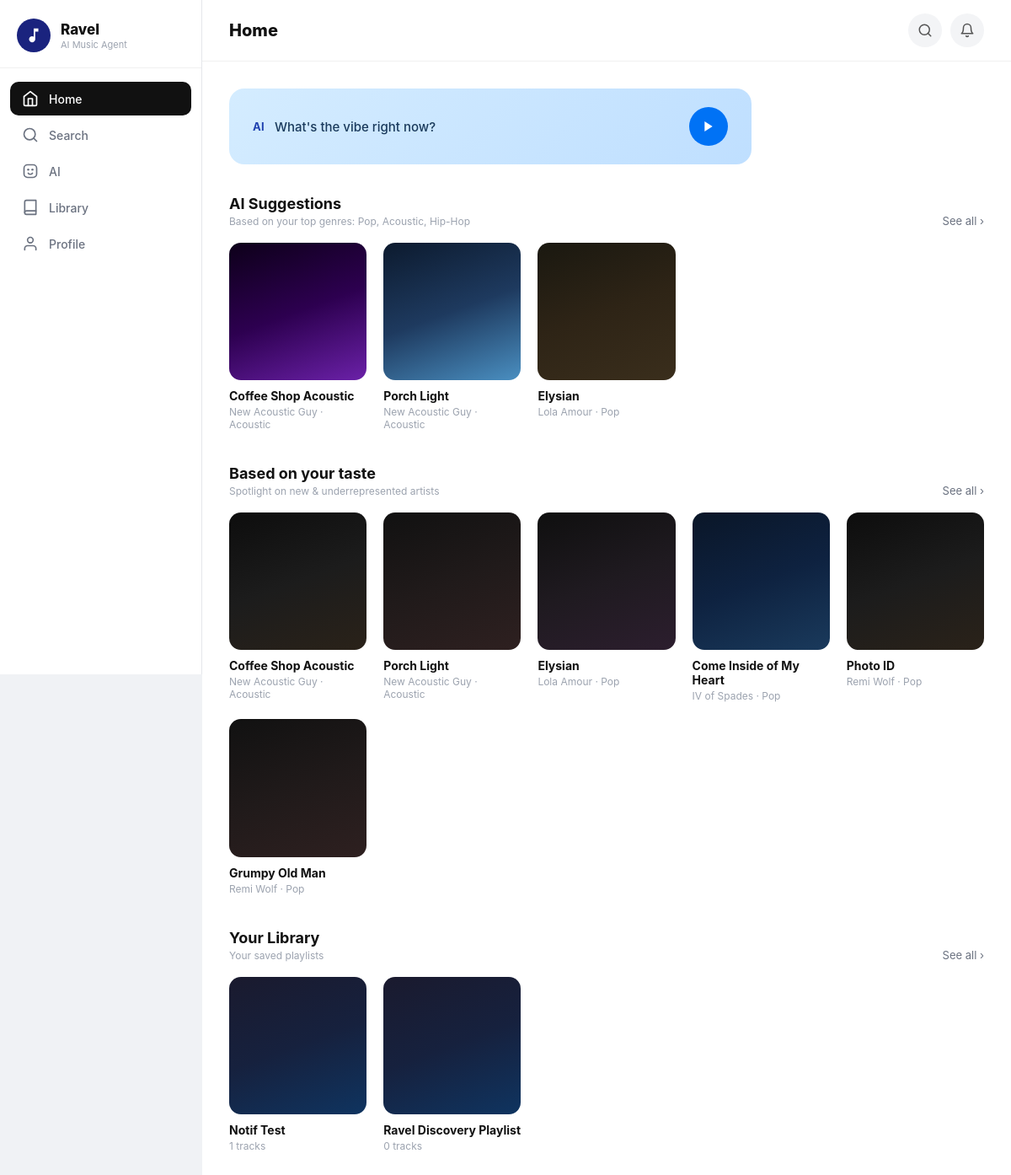
The page /dashboard (signed in) on the database its author committed.
### tables this page shows
CREATE TABLE Track (
        TrackID INTEGER PRIMARY KEY AUTOINCREMENT,
        ArtistID INTEGER,
        Title TEXT NOT NULL,
        Genre TEXT,
        PlayCount INTEGER,
        FOREIGN KEY (ArtistID) REFERENCES Artist(ArtistID)
    );

CREATE TABLE Artist (
        ArtistID INTEGER PRIMARY KEY AUTOINCREMENT,
        Name TEXT NOT NULL,
        StreamCount INTEGER,
        IsUnderrepresented BOOLEAN
    );

CREATE TABLE Playlist (
        PlaylistID INTEGER PRIMARY KEY AUTOINCREMENT,
        UserID INTEGER,
        GeneratedTitle TEXT,
        DateCreated DATETIME DEFAULT CURRENT_TIMESTAMP,
        FOREIGN KEY (UserID) REFERENCES User(UserID)
    );

### app.py (the view, shortened to what this page needs)
@app.route('/dashboard')
def dashboard():
    if 'user_id' not in session:
        return redirect(url_for('login'))
    user_id = session['user_id']
    conn = get_db_connection()
    playlists_data = conn.execute('SELECT * FROM Playlist WHERE UserID = ? ORDER BY DateCreated DESC',
                                  (user_id,)).fetchall()
    saved_playlists = []
    player_saved_playlists = []
    for p in playlists_data:
        tracks = conn.execute('''
            SELECT Track.TrackID, Track.Title, Artist.Name as ArtistName, Track.Genre
            FROM Contains
            JOIN Track ON Contains.TrackID = Track.TrackID
            JOIN Artist ON Track.ArtistID = Artist.ArtistID
            WHERE Contains.PlaylistID = ?
        ''', (p['PlaylistID'],)).fetchall()
        saved_playlists.append({
            "id": p['PlaylistID'],
            "title": p['GeneratedTitle'],
            "date": p['DateCreated'],
            "tracks": tracks
        })
        player_saved_playlists.append({
            "id": p['PlaylistID'],
            "title": p['GeneratedTitle'],
            "tracks": [
                {
                    "id": track['TrackID'],
                    "title": track['Title'],
                    "artist": track['ArtistName'],
                    "genre": track['Genre']
                }
                for track in tracks
            ]
        })
    top_genres_rows = conn.execute('''
        SELECT Genre, COUNT(*) as cnt FROM ListenHistory
        WHERE UserID = ? AND Genre != ''
        GROUP BY Genre ORDER BY cnt DESC LIMIT 3
    ''', (user_id,)).fetchall()
    top_genre_names = [g['Genre'] for g in top_genres_rows]
    recommendations = []
    if top_genre_names:
        placeholders = ','.join('?' * len(top_genre_names))
        recommendations = conn.execute(f'''
            SELECT Track.TrackID, Track.Title, Artist.Name as ArtistName, Track.Genre
            FROM Track JOIN Artist ON Track.ArtistID = Artist.ArtistID
            WHERE Artist.IsUnderrepresented = 1 AND Track.Genre IN ({placeholders})
            ORDER BY Artist.StreamCount ASC LIMIT 6
        ''', top_genre_names).fetchall()
    notifications = build_user_notifications(conn, user_id)
    conn.close()
    recs = [{'id': r['TrackID'], 'title': r['Title'], 'artist': r['ArtistName'], 'genre': r['Genre']}
            for r in recommendations]
    return render_template('dashboard.html',
        playlists=saved_playlists,
        player_playlists=player_saved_playlists,
        recommendations=recs,
        top_genres=top_genre_names,
        notifications=notifications
    )

### app.py (called while the page is built)
def get_db_connection():
    conn = sqlite3.connect('ravel_database.db')
    conn.row_factory = sqlite3.Row
    return conn

def build_user_notifications(conn, user_id):
    rows = conn.execute('''
        SELECT NotificationID, Message, IsRead, CreatedAt
        FROM Notification
        WHERE UserID = ?
        ORDER BY CreatedAt DESC, NotificationID DESC
        LIMIT 5
    ''', (user_id,)).fetchall()
    return [
        {
            'id': row['NotificationID'],
            'text': row['Message'],
            'time': _fmt_relative_time(row['CreatedAt']),
            'read': bool(row['IsRead'])
        }
        for row in rows
    ]

### templates/dashboard.html (shortened to what this page needs)
<!DOCTYPE html>
<html lang="en">
<head>
</head>
<body>
<div class="sidebar">
    <div class="sidebar-logo">
        <div class="logo-circle">
            <svg width="22" height="22" viewBox="0 0 24 24" fill="white">
                <path d="M12 3v10.55c-.59-.34-1.27-.55-2-.55-2.21 0-4 1.79-4 4s1.79 4 4 4 4-1.79 4-4V7h4V3h-6z"/>
            </svg>
        </div>
        <div class="sidebar-brand"><h2>Ravel</h2><p>AI Music Agent</p></div>
    </div>
    <nav class="sidebar-nav">
        <a href="/dashboard" class="nav-link active">
            <svg viewBox="0 0 24 24" fill="none" stroke="currentColor" stroke-width="2" stroke-linecap="round" stroke-linejoin="round"><path d="M3 9l9-7 9 7v11a2 2 0 0 1-2 2H5a2 2 0 0 1-2-2z"/><polyline points="9 22 9 12 15 12 15 22"/></svg>
            Home
        </a>
        <a href="/search" class="nav-link">
            <svg viewBox="0 0 24 24" fill="none" stroke="currentColor" stroke-width="2" stroke-linecap="round" stroke-linejoin="round"><circle cx="11" cy="11" r="8"/><line x1="21" y1="21" x2="16.65" y2="16.65"/></svg>
            Search
        </a>
        <a href="/ai" class="nav-link">
            AI
        </a>
        <a href="/library" class="nav-link">
            <svg viewBox="0 0 24 24" fill="none" stroke="currentColor" stroke-width="2" stroke-linecap="round" stroke-linejoin="round"><path d="M4 19.5A2.5 2.5 0 0 1 6.5 17H20"/><path d="M6.5 2H20v20H6.5A2.5 2.5 0 0 1 4 19.5v-15A2.5 2.5 0 0 1 6.5 2z"/></svg>
            Library
        </a>
        <a href="/profile" class="nav-link">
            <svg viewBox="0 0 24 24" fill="none" stroke="currentColor" stroke-width="2" stroke-linecap="round" stroke-linejoin="round"><path d="M20 21v-2a4 4 0 0 0-4-4H8a4 4 0 0 0-4 4v2"/><circle cx="12" cy="7" r="4"/></svg>
            Profile
        </a>
    </nav>
</div>
<div class="main-content">
    <div class="top-bar">
        <span class="top-bar-title">Home</span>
        <div class="top-bar-right">
            <button class="icon-btn" onclick="window.location.href='/search'" aria-label="Search">
                <svg width="18" height="18" viewBox="0 0 24 24" fill="none" stroke="#555" stroke-width="2" stroke-linecap="round" stroke-linejoin="round"><circle cx="11" cy="11" r="8"/><line x1="21" y1="21" x2="16.65" y2="16.65"/></svg>
            </button>
            <div class="notif-wrapper">
                <button class="icon-btn" id="notif-btn" onclick="toggleNotif()" aria-label="Notifications">
                    <svg width="18" height="18" viewBox="0 0 24 24" fill="none" stroke="#555" stroke-width="2" stroke-linecap="round" stroke-linejoin="round"><path d="M18 8A6 6 0 0 0 6 8c0 7-3 9-3 9h18s-3-2-3-9"/><path d="M13.73 21a2 2 0 0 1-3.46 0"/></svg>
                </button>
            </div>
        </div>
    </div>
    <div class="content-area">
        <div class="ai-vibe-bubble" role="button" tabindex="0" onclick="goToAIPage()" onkeydown="if(event.key==='Enter' || event.key===' '){event.preventDefault();goToAIPage();}">
            <div class="ai-vibe-inner">
                <span class="ai-label">AI</span>
                <p class="vibe-question">What's the vibe right now?</p>
            </div>
            <button class="vibe-play-btn" type="button" onclick="event.stopPropagation();goToAIPage()" aria-label="Open AI tab">
                <svg width="16" height="16" viewBox="0 0 24 24" fill="white"><polygon points="5 3 19 12 5 21 5 3"/></svg>
            </button>
        </div>
        <div class="section">
            <div class="section-header">
                <div>
                    <div class="section-title">AI Suggestions</div>
                    <div class="section-subtitle">{% if top_genres %}Based on your top genres: {{ top_genres | join(', ') }}{% else %}Discover new music{% endif %}</div>
                </div>
                <a href="/library" class="see-all">See all &rsaquo;</a>
            </div>
            <div class="playlist-grid" id="ai-suggestions">
                {% if recommendations %}
                    {% for rec in recommendations[:3] %}
                    <div class="playlist-card" onclick="playRecommendation({{ loop.index0 }}, 'suggestions')">
                        <div class="playlist-card-image" style="background:linear-gradient(160deg,
                            {% if loop.index == 1 %}#0d0019 0%,#2d0050 50%,#6b21a8 100%
                            {% elif loop.index == 2 %}#0c1a2e 0%,#1e3a5f 50%,#4a8fc1 100%
                            {% else %}#1a1810 0%,#2e2416 50%,#3a2e1c 100%{% endif %});"></div>
                        <div class="playlist-card-title">{{ rec.title }}</div>
                        <div class="playlist-card-artist">{{ rec.artist }} &middot; {{ rec.genre }}</div>
                    </div>
                    {% endfor %}
                {% endif %}
            </div>
        </div>
        <div class="section">
            <div class="section-header">
                <div>
                    <div class="section-title">Based on your taste</div>
                    <div class="section-subtitle">Spotlight on new &amp; underrepresented artists</div>
                </div>
                <a href="/library" class="see-all">See all &rsaquo;</a>
            </div>
            <div class="playlist-grid" id="based-on-taste">
                {% if recommendations %}
                    {% for rec in recommendations %}
                    <div class="playlist-card" onclick="playRecommendation({{ loop.index0 }}, 'taste')">
                        <div class="playlist-card-image" style="background:linear-gradient(160deg,
                            {% if loop.index % 4 == 1 %}#0d0d0d 0%,#1c1c1c 50%,#2a2219 100%
                            {% elif loop.index % 4 == 2 %}#111111 0%,#201a1a 50%,#2e2020 100%
                            {% elif loop.index % 4 == 3 %}#0f0f0f 0%,#1f1a20 50%,#2c1e2e 100%
                            {% else %}#0a1628 0%,#0e2240 50%,#1a3a5c 100%{% endif %});"></div>
                        <div class="playlist-card-title">{{ rec.title }}</div>
                        <div class="playlist-card-artist">{{ rec.artist }} &middot; {{ rec.genre }}</div>
                    </div>
                    {% endfor %}
                {% else %}
                    <p style="color:#9ca3af;font-size:13px;">Listen to some tracks and the AI will personalise this section for you!</p>
                {% endif %}
            </div>
        </div>
        {% if playlists %}
        <div class="section">
            <div class="section-header">
                <div><div class="section-title">Your Library</div><div class="section-subtitle">Your saved playlists</div></div>
                <a href="/library" class="see-all">See all &rsaquo;</a>
            </div>
            <div class="playlist-grid">
                {% for playlist in playlists %}
                <div class="playlist-card" onclick="playDashboardPlaylist({{ playlist.id }})">
                    <div class="playlist-card-image" style="background:linear-gradient(160deg,#1a1a2e 0%,#16213e 50%,#0f3460 100%);"></div>
                    <div class="playlist-card-title">{{ playlist.title }}</div>
                    <div class="playlist-card-artist">{{ playlist.tracks|length }} tracks</div>
                </div>
                {% endfor %}
            </div>
        </div>
        {% endif %}
    </div>
</div>
</body>
</html>

### templates/dashboard.html (style rules this page uses)
* { margin: 0; padding: 0; box-sizing: border-box; }
body { font-family: -apple-system, BlinkMacSystemFont, 'Segoe UI', Roboto, sans-serif; background: #f0f2f5; min-height: 100vh; display: flex; }
.sidebar { width: 240px; min-width: 240px; height: 100vh; position: fixed; top: 0; left: 0; background: white; border-right: 1px solid #e5e7eb; display: flex; flex-direction: column; z-index: 50; }
.sidebar-logo { display: flex; align-items: center; gap: 12px; padding: 22px 20px 18px; border-bottom: 1px solid #f0f0f0; flex-shrink: 0; }
.logo-circle { width: 40px; height: 40px; background: #1a237e; border-radius: 50%; display: flex; align-items: center; justify-content: center; flex-shrink: 0; }
.sidebar-brand h2 { font-size: 17px; font-weight: 800; color: #111; }
.sidebar-brand p { font-size: 11px; color: #9ca3af; margin-top: 1px; }
.sidebar-nav { flex: 1; padding: 16px 12px; display: flex; flex-direction: column; gap: 3px; }
.nav-link { display: flex; align-items: center; gap: 12px; padding: 10px 14px; border-radius: 10px; border: none; background: none; cursor: pointer; font-size: 14px; font-weight: 500; color: #6b7280; text-decoration: none; transition: background 0.15s, color 0.15s; width: 100%; }
.nav-link.active { background: #111; color: white; }
.nav-link svg { width: 20px; height: 20px; flex-shrink: 0; }
.main-content { margin-left: 240px; flex: 1; min-height: 100vh; display: flex; flex-direction: column; background: white; }
.top-bar { background: white; border-bottom: 1px solid #f0f0f0; padding: 16px 32px; display: flex; align-items: center; justify-content: space-between; position: sticky; top: 0; z-index: 40; }
.top-bar-title { font-size: 20px; font-weight: 800; color: #111; }
.top-bar-right { display: flex; gap: 10px; align-items: center; }
.icon-btn { background: #f3f4f6; border: none; border-radius: 50%; width: 40px; height: 40px; display: flex; align-items: center; justify-content: center; cursor: pointer; transition: background 0.15s; position: relative; }
.content-area { padding: 32px; flex: 1; }
.notif-wrapper { position: relative; }
.ai-vibe-bubble { background: linear-gradient(135deg, #d4ecff 0%, #bfdfff 100%); border-radius: 18px; padding: 22px 28px; margin-bottom: 36px; display: flex; align-items: center; justify-content: space-between; max-width: 620px; cursor: pointer; transition: transform 0.15s, box-shadow 0.15s; }
.ai-vibe-inner { display: flex; align-items: center; gap: 12px; flex: 1; }
.ai-label { font-size: 13px; font-weight: 700; color: #1e40af; letter-spacing: 0.3px; }
.vibe-question { font-size: 15px; font-weight: 500; color: #1a3a5c; }
.vibe-play-btn { width: 46px; height: 46px; background: #0072f5; border: none; border-radius: 50%; display: flex; align-items: center; justify-content: center; cursor: pointer; flex-shrink: 0; transition: background 0.2s; }
.section { margin-bottom: 40px; }
.section-header { display: flex; justify-content: space-between; align-items: flex-end; margin-bottom: 18px; }
.section-title { font-size: 18px; font-weight: 700; color: #111; }
.section-subtitle { font-size: 12px; color: #9ca3af; margin-top: 3px; }
.see-all { font-size: 13px; color: #6b7280; text-decoration: none; transition: color 0.2s; }
.playlist-grid { display: grid; grid-template-columns: repeat(auto-fill, minmax(155px, 1fr)); gap: 20px; }
.playlist-card { cursor: pointer; transition: transform 0.2s; }
.playlist-card-image { width: 100%; aspect-ratio: 1/1; border-radius: 14px; overflow: hidden; margin-bottom: 10px; }
.playlist-card-title { font-weight: 700; font-size: 14px; color: #111; }
.playlist-card-artist { font-size: 12px; color: #9ca3af; margin-top: 3px; }

### rows shown on the page
Track: title "Coffee Shop Acoustic", artist "New Acoustic Guy", genre "Acoustic"
Track: title "Porch Light", artist "New Acoustic Guy", genre "Acoustic"
Track: title "Elysian", artist "Lola Amour", genre "Pop"
Track: title "Come Inside of My Heart", artist "IV of Spades", genre "Pop"
Track: title "Photo ID", artist "Remi Wolf", genre "Pop"
Track: title "Grumpy Old Man", artist "Remi Wolf", genre "Pop"
Playlist: title "Notif Test", tracks|length "1"
Playlist: title "Ravel Discovery Playlist", tracks|length "0"

### other values the page prints
{{ top_genres | join(', ') }} "Pop, Acoustic, Hip-Hop"
